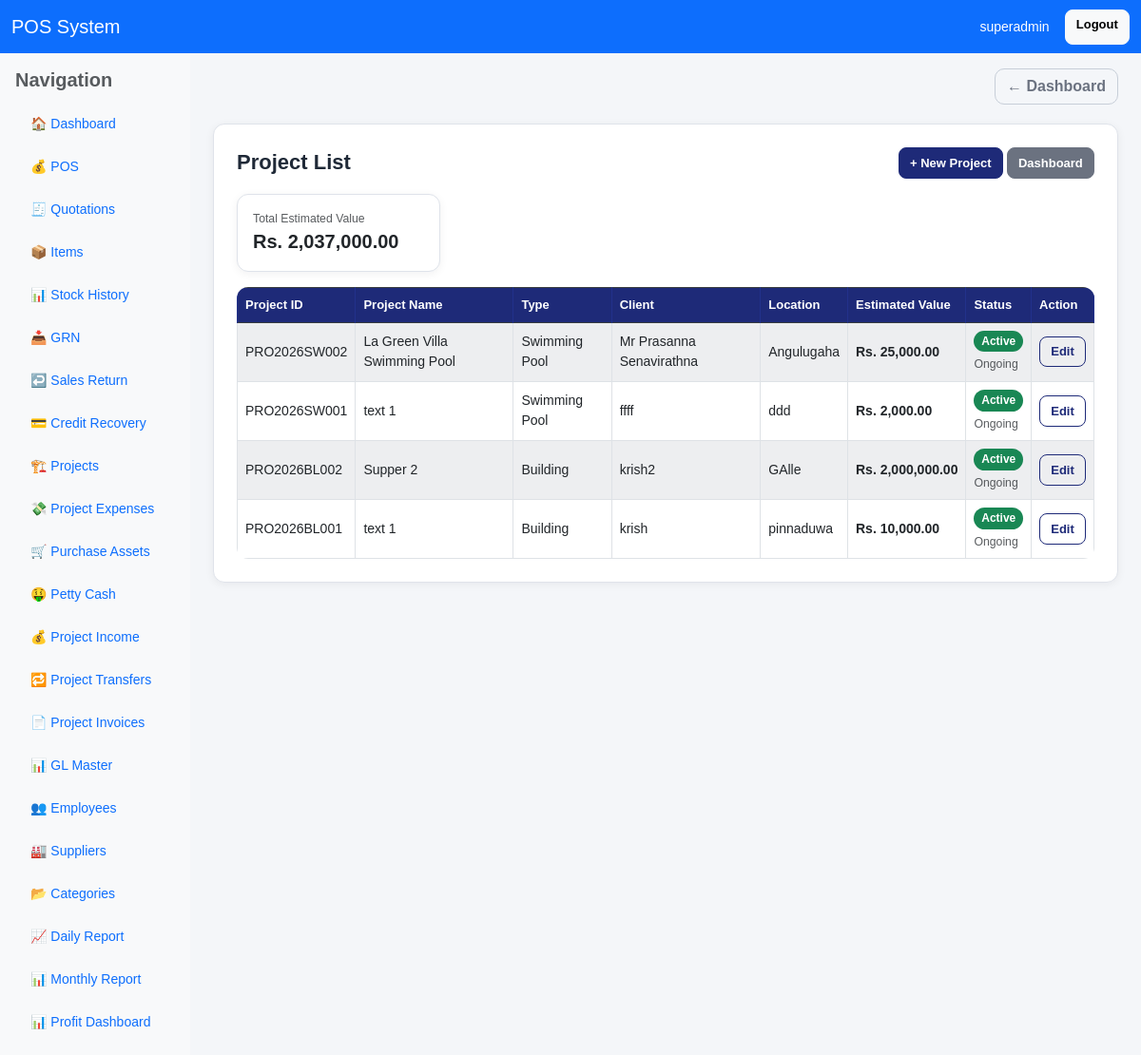
The page /projects/ (signed in) on the database as committed earlier.
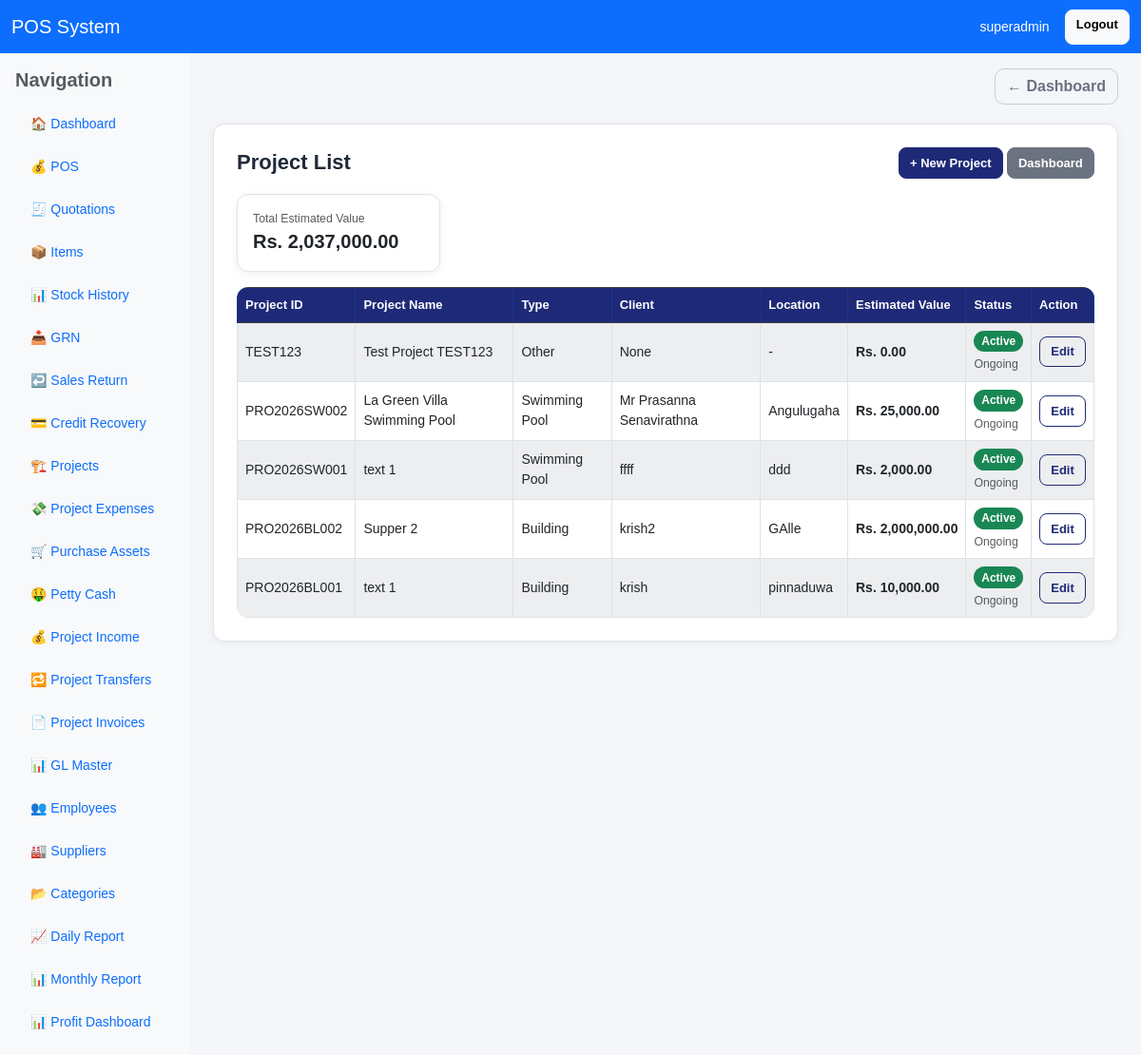
The same page on the database as committed later.
### pos/models.py (models this page shows, shortened)
class Project(models.Model):
    PROJECT_TYPE_CHOICES = [
        ("SW", "Swimming Pool"),
        ("BL", "Building"),
        ("EL", "Electrical"),
        ("OT", "Other"),
    ]
    STATUS_CHOICES = [
        ("ongoing", "Ongoing"),
        ("completed", "Completed"),
        ("cancelled", "Cancelled"),
    ]
    project_id = models.CharField(max_length=30, unique=True)
    project_name = models.CharField(max_length=255)
    project_type = models.CharField(max_length=10, choices=PROJECT_TYPE_CHOICES)
    client_name = models.CharField(max_length=255, blank=True, null=True)
    location = models.CharField(max_length=255, blank=True, null=True)
    estimated_value = models.DecimalField(max_digits=14, decimal_places=2, default=0)
    status = models.CharField(max_length=20, choices=STATUS_CHOICES, default="ongoing")
    is_active = models.BooleanField(default=True)
    created_by = models.ForeignKey(User, on_delete=models.SET_NULL, null=True, blank=True, related_name="created_projects")
    updated_by = models.ForeignKey(User, on_delete=models.SET_NULL, null=True, blank=True, related_name="updated_projects")
    created_at = models.DateTimeField(auto_now_add=True)
    class Meta:
        ordering = ["-id"]

### pos/views.py (the view)
# urls.py: path('projects/', views.project_list, name='project_list'),
@user_passes_test(can_use_project)
def project_list(request):
    if is_owner(request.user):
        projects = Project.objects.order_by("-id")
    else:
        projects = Project.objects.filter(is_active=True).order_by("-id")
    total_estimated_value = projects.aggregate(total=Sum("estimated_value"))["total"] or Decimal("0")
    return render(request, "pos/project_list.html", {
        "projects": projects,
        "total_estimated_value": total_estimated_value,
    })

### pos/templatetags/currency_filters.py (called while the page is built)
@register.filter
def money(value):
    try:
        if value in (None, ""):
            value = Decimal("0")
        value = Decimal(str(value))
        symbol = getattr(settings, 'CURRENCY_SYMBOL', '$')
        return f"{symbol} {value:,.2f}"
    except (InvalidOperation, ValueError, TypeError):
        symbol = getattr(settings, 'CURRENCY_SYMBOL', '$')
        return f"{symbol} 0.00"

### pos/views.py (called while the page is built)
def is_owner(user):
    return user.is_superuser or user.groups.filter(name__iexact="Owner").exists()

def can_use_project(user):
    return is_owner(user) or is_manager(user) or is_clerk(user) or is_cashier(user)

### pos/templates/pos/project_list.html (shortened to what this page needs)
{% extends "base.html" %}
{% load currency_filters %}
{% block content %}
<div class="card p-3 p-md-4">
    <div class="app-card-header">
        <h4 class="app-page-title">Project List</h4>
        <div>
            <a href="{% url 'create_project' %}" class="btn btn-primary btn-sm">+ New Project</a>
            <a href="{% url 'dashboard' %}" class="btn btn-secondary btn-sm">Dashboard</a>
        </div>
    </div>
    <div class="row g-3 mb-3">
        <div class="col-md-3">
            <div class="card card-soft">
                <div class="card-body">
                    <div class="text-muted small">Total Estimated Value</div>
                    <div class="fs-5 text-money">{{ total_estimated_value|money }}</div>
                </div>
            </div>
        </div>
    </div>
    <div class="table-responsive">
        <table class="table table-bordered table-striped bg-white align-middle">
            <thead class="table-dark">
                <tr>
                    <th>Project ID</th>
                    <th>Project Name</th>
                    <th>Type</th>
                    <th>Client</th>
                    <th>Location</th>
                    <th>Estimated Value</th>
                    <th>Status</th>
                    {% if request.user.is_superuser or is_owner %}
                    <th>Action</th>
                    {% endif %}
                </tr>
            </thead>
            <tbody>
                {% for p in projects %}
                <tr>
                    <td>{{ p.project_id }}</td>
                    <td>{{ p.project_name }}</td>
                    <td>{{ p.get_project_type_display }}</td>
                    <td>{{ p.client_name }}</td>
                    <td>{{ p.location|default:"-" }}</td>
                    <td class="text-money">{{ p.estimated_value|money }}</td>
                    <td>
                        {% if p.is_active %}
                            <span class="badge bg-success">Active</span>
                        {% else %}
                            <span class="badge bg-secondary">Closed</span>
                        {% endif %}
                        <div class="small mt-1 text-muted">{{ p.status|title }}</div>
                    </td>
                    {% if request.user.is_superuser or is_owner %}
                    <td>
                        <a href="{% url 'edit_project' p.id %}" class="btn btn-sm btn-outline-primary">Edit</a>
                    </td>
                    {% endif %}
                </tr>
                {% empty %}
                <tr>
                    <td colspan="{% if request.user.is_superuser or is_owner %}8{% else %}7{% endif %}" class="text-center">No projects found</td>
                </tr>
                {% endfor %}
            </tbody>
        </table>
    </div>
</div>
{% endblock %}

Rows that differ between the two databases and show on the page:
added Project: project_id "TEST123", project_name "Test Project TEST123", project_type "Other", client_name "None", location "-", estimated_value "Rs. 0.00", is_active "Active", status "Ongoing"
